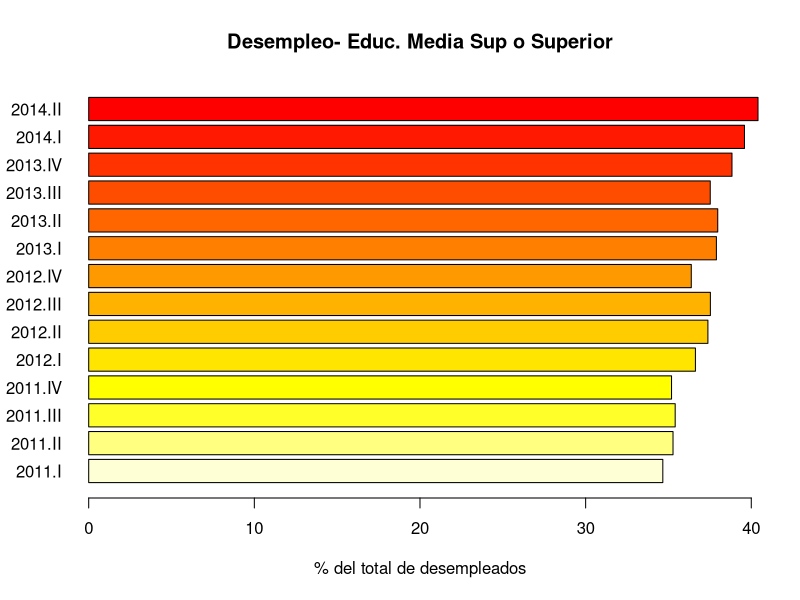
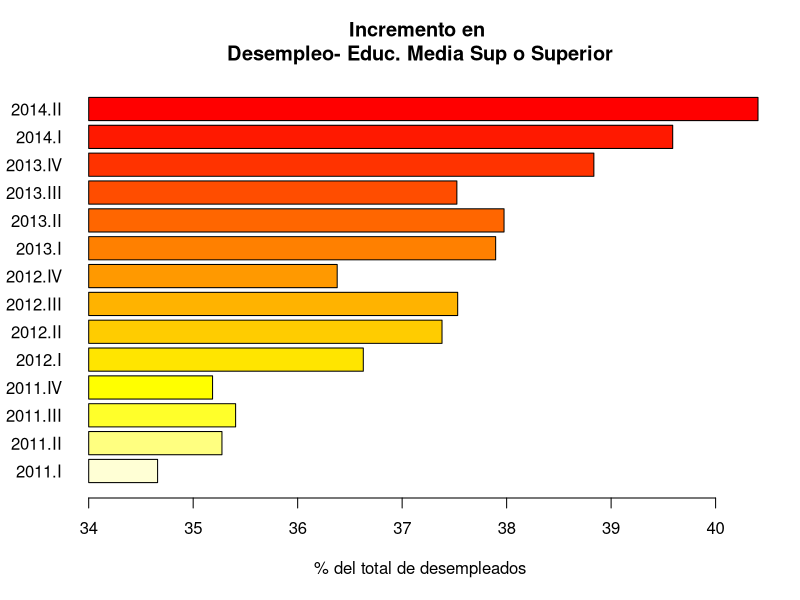

Here is the R script that generated these plots, in order:
prcnt <- 
    c(
        34.6594306764,
        35.2754003647,
        35.40613204,
        35.1855137062,
        36.6282823891,
        37.3816513577,
        37.5314871844,
        36.3784124999,
        37.8949982178,
        37.9752539821,
        37.5238097329,
        38.8349502588,
        39.5894958061,
        40.4058337918
    )
anio <- 
    c(
        rep(2011,4),
        rep(2012,4),
        rep(2013,4),
        rep(2014,2)
    )
trim <-
    c(
        rep(c("I","II","III","IV"),3),
        c("I","II")
    )

desempl.educ.sup <- data.frame(anio,trim,prcnt)
rownames(desempl.educ.sup) <- paste0(anio,".", trim)
barplot(desempl.educ.sup$prcnt, main="Desempleo- Educ. Media Sup o Superior",
        xlab="% del total de desempleados",
        names.arg=rownames(desempl.educ.sup),
        col=heat.colors(14)[14:1],
        horiz=T,
        las=1)

tinf <- trunc(desempl.educ.sup$prcnt[1])
desempl.educ.sup$d1 <- with(desempl.educ.sup, prcnt-tinf)
barplot(desempl.educ.sup$d1, main="Incremento en \nDesempleo- Educ. Media Sup o Superior",
        xlab="% del total de desempleados",
        xaxt="n",
        names.arg=rownames(desempl.educ.sup),
        col=heat.colors(14)[14:1],
        horiz=T,
        las=1)
axis(1, at=0:6, lab=tinf:(tinf+6))

